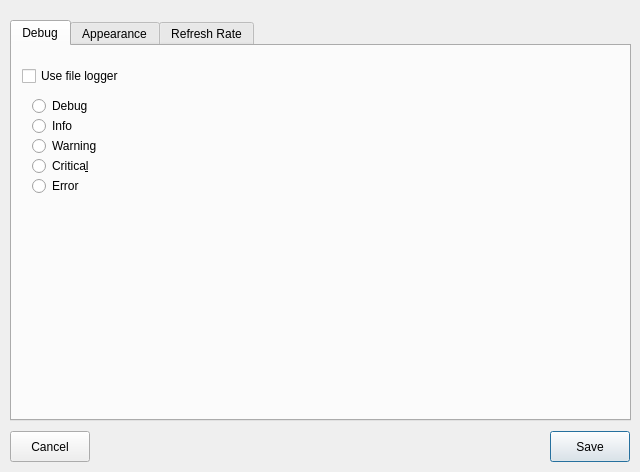
<?xml version="1.0" encoding="UTF-8"?>
<ui version="4.0">
 <class>SettingsDialog</class>
 <widget class="QDialog" name="SettingsDialog">
  <property name="geometry">
   <rect>
    <x>0</x>
    <y>0</y>
    <width>640</width>
    <height>472</height>
   </rect>
  </property>
  <property name="windowTitle">
   <string>QtSysMonitor - Settings</string>
  </property>
  <widget class="QPushButton" name="btnSaveSettings">
   <property name="geometry">
    <rect>
     <x>550</x>
     <y>431</y>
     <width>80</width>
     <height>31</height>
    </rect>
   </property>
   <property name="text">
    <string>Save</string>
   </property>
  </widget>
  <widget class="QTabWidget" name="tabWidget">
   <property name="geometry">
    <rect>
     <x>10</x>
     <y>20</y>
     <width>621</width>
     <height>401</height>
    </rect>
   </property>
   <property name="currentIndex">
    <number>0</number>
   </property>
   <widget class="QWidget" name="tab">
    <attribute name="title">
     <string>Debug</string>
    </attribute>
    <widget class="QCheckBox" name="checkBox">
     <property name="geometry">
      <rect>
       <x>10</x>
       <y>20</y>
       <width>141</width>
       <height>20</height>
      </rect>
     </property>
     <property name="text">
      <string>Use file logger</string>
     </property>
    </widget>
    <widget class="QRadioButton" name="radioButton">
     <property name="geometry">
      <rect>
       <x>20</x>
       <y>50</y>
       <width>100</width>
       <height>20</height>
      </rect>
     </property>
     <property name="text">
      <string>Debug</string>
     </property>
    </widget>
    <widget class="QRadioButton" name="radioButton_5">
     <property name="geometry">
      <rect>
       <x>20</x>
       <y>130</y>
       <width>100</width>
       <height>20</height>
      </rect>
     </property>
     <property name="text">
      <string>Error</string>
     </property>
    </widget>
    <widget class="QRadioButton" name="radioButton_4">
     <property name="geometry">
      <rect>
       <x>20</x>
       <y>110</y>
       <width>100</width>
       <height>20</height>
      </rect>
     </property>
     <property name="text">
      <string>Critica&amp;l</string>
     </property>
    </widget>
    <widget class="QRadioButton" name="radioButton_2">
     <property name="geometry">
      <rect>
       <x>20</x>
       <y>70</y>
       <width>100</width>
       <height>20</height>
      </rect>
     </property>
     <property name="text">
      <string>Info</string>
     </property>
    </widget>
    <widget class="QRadioButton" name="radioButton_3">
     <property name="geometry">
      <rect>
       <x>20</x>
       <y>90</y>
       <width>100</width>
       <height>20</height>
      </rect>
     </property>
     <property name="text">
      <string>Warning</string>
     </property>
    </widget>
   </widget>
   <widget class="QWidget" name="tab_2">
    <attribute name="title">
     <string>Appearance</string>
    </attribute>
    <widget class="QLabel" name="label">
     <property name="geometry">
      <rect>
       <x>20</x>
       <y>30</y>
       <width>121</width>
       <height>16</height>
      </rect>
     </property>
     <property name="text">
      <string>Background Color</string>
     </property>
    </widget>
    <widget class="QPushButton" name="pushButton">
     <property name="geometry">
      <rect>
       <x>160</x>
       <y>30</y>
       <width>80</width>
       <height>22</height>
      </rect>
     </property>
     <property name="text">
      <string>Choose</string>
     </property>
    </widget>
   </widget>
   <widget class="QWidget" name="tab_3">
    <attribute name="title">
     <string>Refresh Rate</string>
    </attribute>
    <widget class="QWidget" name="">
     <property name="geometry">
      <rect>
       <x>60</x>
       <y>50</y>
       <width>291</width>
       <height>191</height>
      </rect>
     </property>
     <layout class="QVBoxLayout" name="verticalLayout">
      <item>
       <layout class="QHBoxLayout" name="horizontalLayout">
        <item>
         <widget class="QLabel" name="processLabel">
          <property name="text">
           <string>Process tab</string>
          </property>
         </widget>
        </item>
        <item>
         <spacer name="horizontalSpacer">
          <property name="orientation">
           <enum>Qt::Horizontal</enum>
          </property>
          <property name="sizeHint" stdset="0">
           <size>
            <width>40</width>
            <height>20</height>
           </size>
          </property>
         </spacer>
        </item>
        <item>
         <widget class="QSpinBox" name="processSpinBox"/>
        </item>
       </layout>
      </item>
      <item>
       <layout class="QHBoxLayout" name="horizontalLayout_3">
        <item>
         <widget class="QLabel" name="processLabel_3">
          <property name="text">
           <string>Resources tab</string>
          </property>
         </widget>
        </item>
        <item>
         <spacer name="horizontalSpacer_3">
          <property name="orientation">
           <enum>Qt::Horizontal</enum>
          </property>
          <property name="sizeHint" stdset="0">
           <size>
            <width>40</width>
            <height>20</height>
           </size>
          </property>
         </spacer>
        </item>
        <item>
         <widget class="QSpinBox" name="socketSpinBox"/>
        </item>
       </layout>
      </item>
     </layout>
    </widget>
   </widget>
  </widget>
  <widget class="QPushButton" name="btnCancelSettings">
   <property name="geometry">
    <rect>
     <x>10</x>
     <y>431</y>
     <width>80</width>
     <height>31</height>
    </rect>
   </property>
   <property name="text">
    <string>Cancel</string>
   </property>
  </widget>
 </widget>
 <resources/>
 <connections>
  <connection>
   <sender>processLabel</sender>
   <signal>linkHovered(QString)</signal>
   <receiver>processSpinBox</receiver>
   <slot>clear()</slot>
   <hints>
    <hint type="sourcelabel">
     <x>92</x>
     <y>146</y>
    </hint>
    <hint type="destinationlabel">
     <x>346</x>
     <y>146</y>
    </hint>
   </hints>
  </connection>
 </connections>
</ui>
